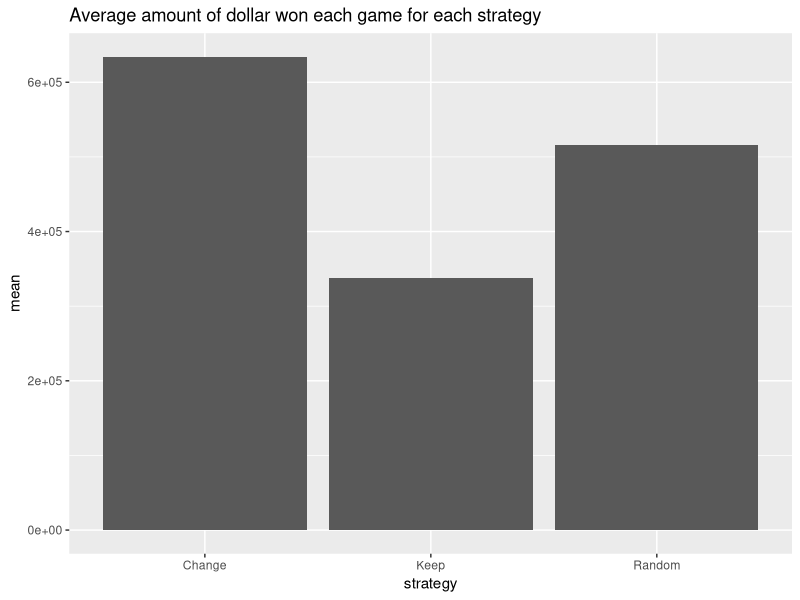
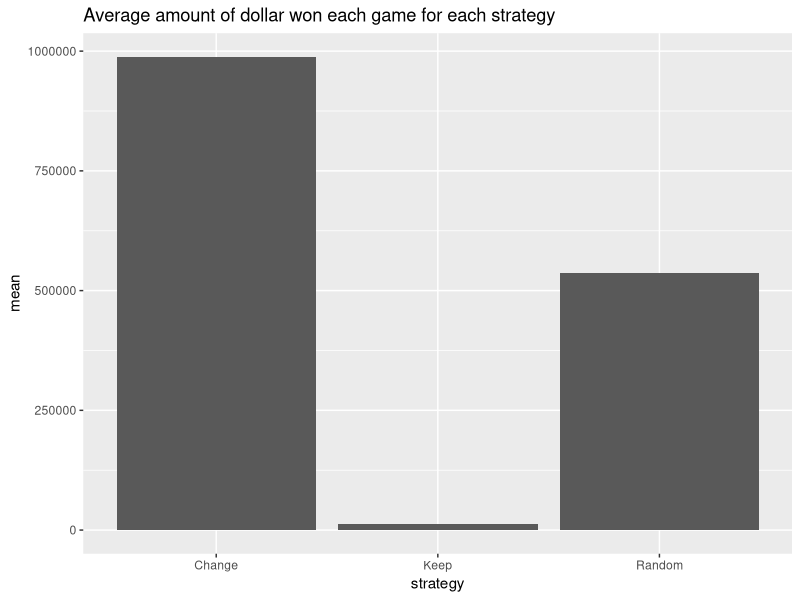

Write R code to recreate these figures, in order.
## ---- chunk 1
resultKeep <- c()
resultChange <- c()
resultRandom <- c()
library(ggplot2)
library(rmarkdown)

## ---- chunk 2
change <- function(nb_door = 3) {
  box <- c(1000000,rep(0.1,nb_door-1))
  choice <- sample(1:nb_door,1)
  if (choice == 1) {
    box[2]
  } else {
    box[1]
  }
}

keep <- function(nb_door = 3) {
  box <- c(1000000,rep(0.1,nb_door-1))
  choice <- sample(1:nb_door,1)
  box[choice]
}

random <- function() {
  box <- c(1000000,0.1)
  choice <- sample(1:2,1)
  box[choice]
}
## ---- chunk 3
for (i in 1:1000) {
  resultChange <- c(resultChange,change())
  resultKeep <- c(resultKeep, keep())
  resultRandom <- c(resultRandom, random())
}
## ---- chunk 4
resultat <- data.frame(strategy = c('Change','Keep','Random'), mean = c(mean(resultChange), mean(resultKeep),mean(resultRandom)))
ggplot(data = resultat, aes(x = strategy, y = mean)) + geom_bar(stat = "identity") + labs( title = "Average amount of dollar won each game for each strategy")
## ---- chunk 5
resultChange <- c()
resultKeep <- c()
resultRandom <- c()
for (i in 1:1000) {
  resultChange <- c(resultChange,change(100))
  resultKeep <- c(resultKeep, keep(100))
  resultRandom <- c(resultRandom, random())
}

resultat <- data.frame(strategy = c('Change','Keep','Random'), mean = c(mean(resultChange), mean(resultKeep),mean(resultRandom)))
ggplot(data = resultat, aes(x = strategy, y = mean)) + geom_bar(stat = "identity") + labs( title = "Average amount of dollar won each game for each strategy")
